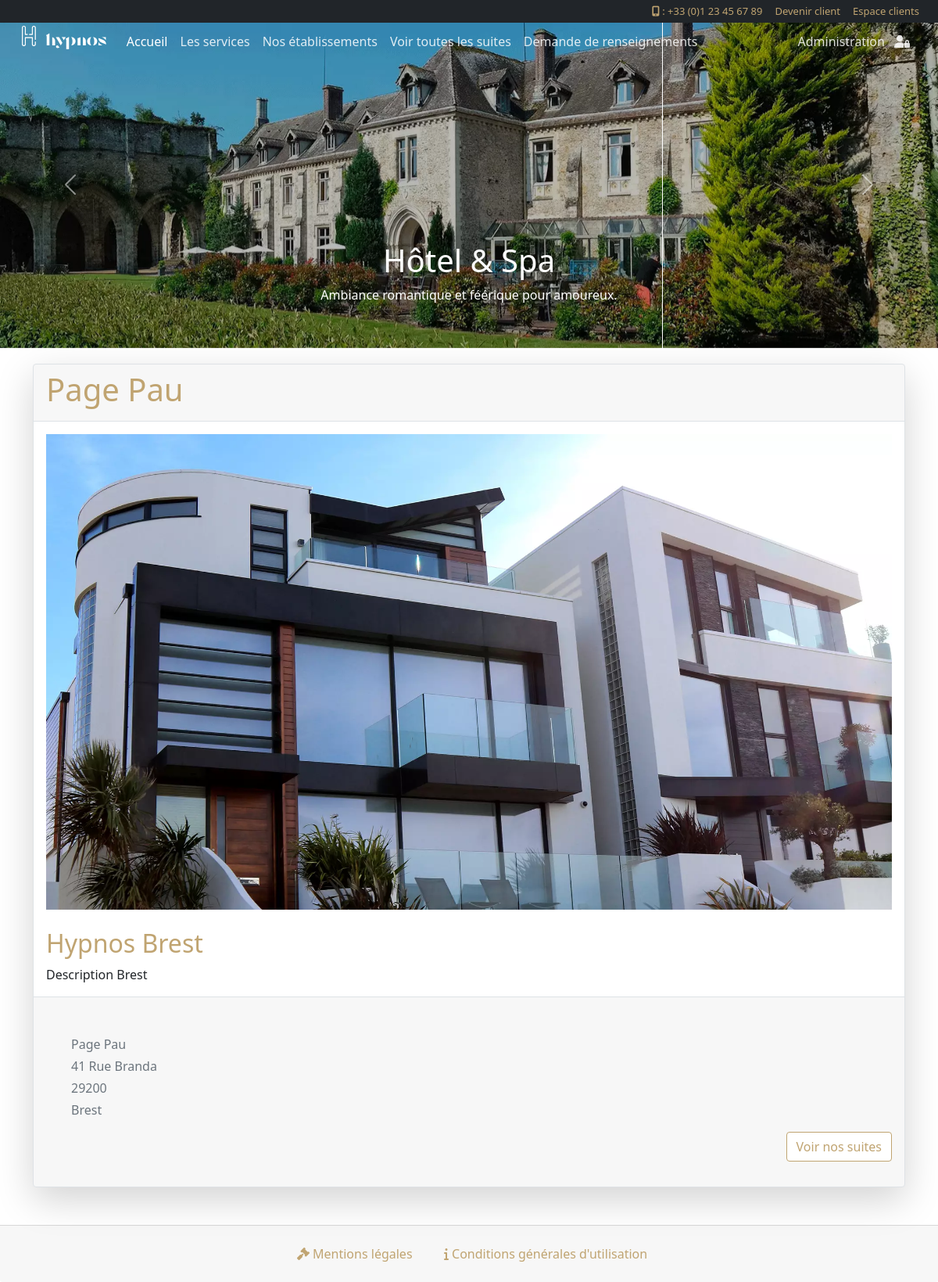
The page /resort.php?pageid=2 on the database as committed earlier.
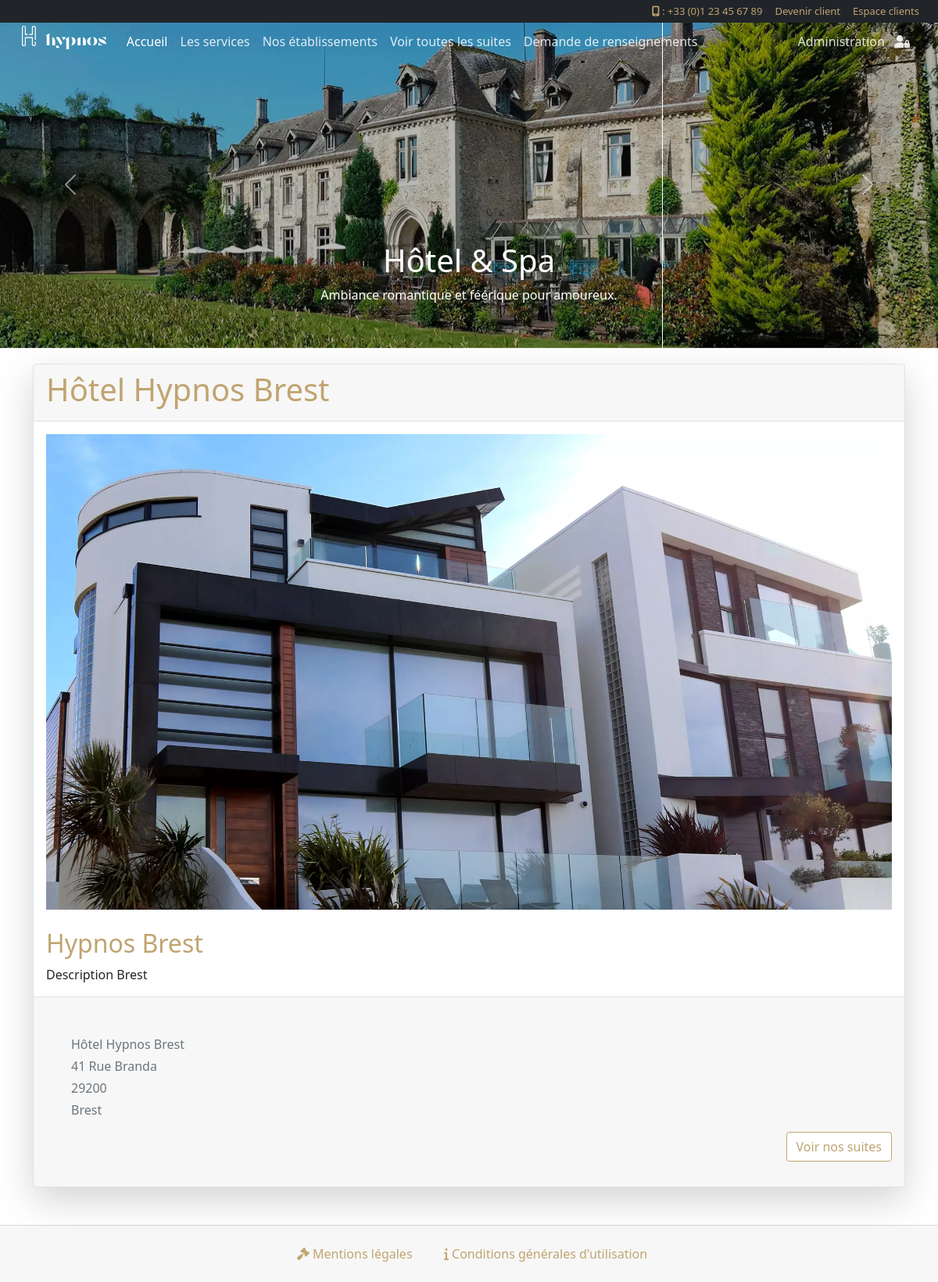
The same page on the database as committed later.
### tables this page shows
CREATE TABLE `pages_resort` (
  `pageid` int(11) NOT NULL,
  `pagename` varchar(100) NOT NULL,
  `pagetitle` varchar(255) NOT NULL,
  `pagedescription` text NOT NULL,
  `pageaddress` text NOT NULL,
  `pagezipcode` int(10) NOT NULL,
  `pagecity` varchar(100) NOT NULL,
  `pageimage` varchar(100) NOT NULL,
  `resortid` int(11) DEFAULT NULL,
  `createdate` timestamp NOT NULL DEFAULT current_timestamp(),
  `updatedate` timestamp NOT NULL DEFAULT current_timestamp() ON UPDATE current_timestamp()
);

### resort.php (the view, shortened to what this page needs)
<?php
include('includes/config.php');
?>
<!DOCTYPE HTML>
  <html>
    <head>
      <link href="https://cdn.jsdelivr.net/npm/bootstrap@5.1.3/dist/css/bootstrap.min.css" rel="stylesheet">
      <link href="css/mobile.css" rel="stylesheet" type="text/css" />
      <link href="css/hypnos.css" rel="stylesheet" type="text/css" />
      <link href="css/scrollToTop.css" rel="stylesheet" type="text/css" />
    </head>
  <body>
    <?php include('includes/header.php');?>
    <main class="main">
      <?php
        $pageid = $_GET['pageid'];
        $sql = "SELECT * from pages_resort where pageid = '".$pageid."'";
        $query = $dbh->prepare($sql);
        $query->execute();
        $results=$query->fetchAll(PDO::FETCH_OBJ);
      if($query->rowCount() == 0)
        echo "<br/>La page ID n'existe pas : ".$pageid;
      else
      {
      foreach($results as $result)
      {
          ?>
      <div class="container-fluid mt-5 p-0">
        <div class="container my-5">
          <div class="card shadow-lg border">
            <div class="container-fluid card-header border-bottom mx-auto">
              <h1><?php echo htmlentities($result->pagename);?></h1>
            </div>
            <div class="card-body">
              <img src="admin/pagesimages/<?php echo htmlentities($result->pageimage);?>" alt="Hôtel hypnos group" class="img-fluid mb-4">
              <div class="card-title">
                <h2><?php echo htmlentities($result->pagetitle);?></h2>
              </div>
                <p class="card-text"><?php echo htmlentities($result->pagedescription);?></p>
            </div>
            <div class="card-footer border-top ps-5 pt-5">
              <p class="text-muted mb-1"><?php echo htmlentities($result->pagename);?></p>
              <p class="text-muted mb-1"><?php echo htmlentities($result->pageaddress);?></p>
              <p class="text-muted mb-1"><?php echo htmlentities($result->pagezipcode);?></p>
              <p class="text-muted"><?php echo htmlentities($result->pagecity);?></p>
              <div class="d-flex justify-content-end">
                <a class="btn btn-hypnos mb-4" href="suites-list.php?idhotel=<?php echo $result->resortid;?>">Voir nos suites</a>
              </div>
            </div>
          </div>
        </div>
      </div>
      <?php } ?>
    </main>
    <?php include('includes/footer.php');?>
  </body>
</html>
<?php } ?>

### includes/header.php (shortened to what this page needs)
<?php if($_SESSION['login'])
{?>
	<div id="header-top" class="container-fluid p-0 fixed-top">
		<ul class="nav justify-content-between align-items-center bg-dark">
			<li id="account-1" class="nav-item ms-3">
				<a class="nav-link top" href="profile.php">
					Mon Profil
				</a>
			</li>
			<li id="account-1" class="nav-item">
				<a class="nav-link top" href="change-password.php">
					Changer mon mot de passe
				</a>
			</li>
			<li id="account-1" class="nav-item">
				<a class="nav-link top" href="booking-history.php">
					Mes réservations
				</a>
			</li>
			<li id="account-1" class="nav-item">
				<a class="nav-link top" href="tickets.php">
					Mes échanges avec hypnos
				</a>
			</li>
			<li class="nav-item">
				<a class="nav-link top active" href="#">
					Bonjour, <?php echo htmlentities($_SESSION['prenom']);?>
				</a>
			</li>
			<li id="account-1" class="nav-item">
				<a class="nav-link top" href="logout.php" >
					<i class="fa-solid fa-right-from-bracket icon me-3"></i>
				</a>
			</li>
		</ul>
	</div>
	<?php } else {?>
	<div class="container-fluid p-0 fixed-top">
		<ul class="nav d-flex justify-content-end align-items-center bg-dark">
			<li class="nav-item">
				<a class="nav-link top phone" href="tel:+33123456789" >
					<i class="fa-solid fa-mobile-screen-button"></i>
					: +33 (0)1 23 45 67 89
				</a>
			</li>
			<li class="nav-item">
				<a class="nav-link top" href="#" data-bs-toggle="modal" data-bs-target="#Modal">
					Devenir client
				</a>
			</li>
			<li class="nav-item me-3">
				<a class="nav-link top" href="#" data-bs-toggle="modal" data-bs-target="#Modal1">
					Espace clients
				</a>
			</li>
		</ul>
	</div>
	<?php }?>
<nav id="header" class="navbar navbar-expand-lg navbar-dark fixed-top px-3 py-0 shadow-lg">
  <div class="container-fluid">
    <a class="navbar-brand" href="index.php">
      <span class="tostada">
				<img
					class="logo"
          src="img/Logo-h-100.png"
          alt="logo hypnos"/>
					hypnos
			</span>
    </a>
		<div class="collapse navbar-collapse" id="navbarText">
      <ul class="navbar-nav me-auto mb-2 mb-lg-0">
        <li class="nav-item">
          <a class="nav-link active" aria-current="page" href="index.php">
						Accueil
					</a>
        </li>
        <li class="nav-item">
          <a class="nav-link" href="services.php">Les services</a>
        </li>
        <li class="nav-item">
          <a class="nav-link" href="about.php">Nos établissements</a>
        </li>
				<li class="nav-item">
          <a class="nav-link" href="suites-list.php">Voir toutes les suites</a>
        </li>
					<?php if($_SESSION['login']){?>
				<li class="nav-item">
					<a class="nav-link" href="#" data-bs-toggle="modal" data-bs-target="#Modal2">Service clients
					</a>
				</li>
					<?php } else { ?>
				<li class="nav-item">
					<a class="nav-link" href="contact.php"> Demande de renseignements</a>
				</li>
				<?php } ?>
      </ul>
      <ul class="navbar-nav">
        <li class="nav-item">
          <a class="nav-link" href="admin/index.php">
					 	Administration
						<i class="fa-solid fa-user-lock ms-2"></i>
				 	</a>
        </li>
      </ul>
    </div>
	</div>
</nav>
<div id="carousel" class="carousel slide" data-bs-ride="carousel">
	<div class="carousel-inner">
		<div class="carousel-item active">
			<img
				src="images/slider/slide-1.webp"
				class="d-block w-100"
				alt="Slide 1"
			/>
			<div class="carousel-caption d-none d-md-block">
				<h3>Hôtel & Spa</h3>
				<p>Ambiance romantique et féérique pour amoureux.</p>
			</div>
		</div>
	</div>
	<button
		class="carousel-control-prev"
		type="button"
		data-bs-target="#carousel"
		data-bs-slide="prev"
	>
		<span
			class="carousel-control-prev-icon d-none d-xl-block d-lg-block"
			aria-hidden="true"
		></span>
	</button>
	<button
		class="carousel-control-next"
		type="button"
		data-bs-target="#carousel"
		data-bs-slide="next"
	>
		<span
			class="carousel-control-next-icon d-none d-xl-block d-lg-block"
			aria-hidden="true"
		></span>
	</button>
</div>

### includes/footer.php
<footer id="footer" class="pt-auto">
	<div class="container-fluid px-0">
		<div class="card-footer text-center">
		    <ul class="list-inline pt-3">
                <li class="list-inline-item"><a class="link active me-3" href="#"   target="_self"><i class="fa-solid fa-legal"></i>&nbsp;Mentions légales&nbsp;</a>
                </li>
                <li class="list-inline-item"><a class="link" href="#" target  ="_self"><i class="fa-solid fa-info"></i>&nbsp;Conditions générales d'utilisation</a>
                </li>
            </ul>
        </div>
	</div>
</footer>

### css/mobile.css (style rules this page uses)
@media (min-width: 1200px) and (max-width: 1399.98px) { .top { font-size: small; } }
@media (min-width: 1200px) and (max-width: 1399.98px) { .carousel { top: 28px; } }
@media (min-width: 1200px) and (max-width: 1399.98px) { #header { margin-top: 28px; } }

### css/hypnos.css (style rules this page uses)
body { height: 100vh; z-index: 0; }
html { scrollbar-width: none }
.main { top: 100px; }
h3 { font-size: 40px; }
.logo { top: 10; height: 40px; width: auto; margin-right: 10px; padding-top: 0; padding-bottom: 14px; }
.carousel-caption { z-index: 500; }
.tostada { font-family: tostada !important }
.navbar { padding: 0px; box-shadow: none !important }
.navbar-dark .navbar-nav .nav-link { color: rgba(255,255,255,.85); }
nav { position: static; padding: 10px !important; background-color: transparent; transition: background-color 400ms linear }
.nav-link { display: block; padding: 0.3rem 0.5rem; color: #C0A471; text-decoration: none; transition: color 0.15s ease-in-out, background-color 0.15s ease-in-out, border-color 0.15s ease-in-out; }
h1 { color: rgb(192, 164, 113); font-weight: 500 }
h2 { color: rgb(192, 164, 113); font-weight: 500 }
.btn-hypnos { color: rgb(192, 164, 113); background-color: #fff; border-color: rgb(192, 164, 113) }
.link { color: rgb(192, 164, 113); text-decoration: none; list-style: none; padding-left: 0.5rem; }

Rows that differ between the two databases and show on the page:
changed pages_resort "Hypnos Brest": pagename "Page Pau" → "Hôtel Hypnos Brest"
